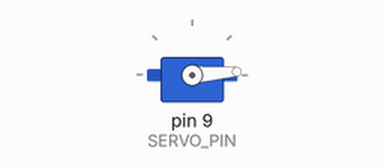
A sketch run on a simulated Arduino Uno, built with avr-gcc and run on an emulated ATmega328P. Parts: servo. What the sketch prints to the serial monitor is not drawn.

Above: at 0.55 s.
At 1.2 s:
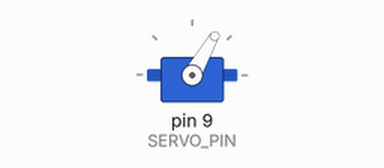
At 1.9 s:
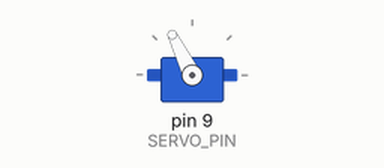
At 3.3 s:
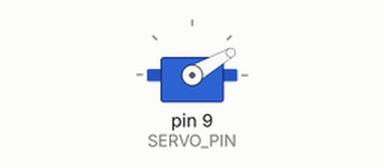
Timing chart, 0 to 7.0 s (numbered marks = the images above):
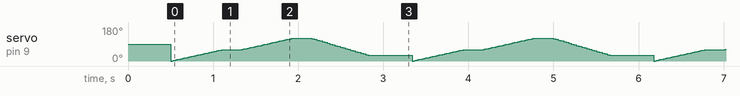

The sketch:

arduino_code.ino
```cpp
// Simple pick-and-place style sweep for a single-servo demo.
// Extend with multiple Servo objects for shoulder/elbow/gripper.

#include <Servo.h>
Servo arm;

const int SERVO_PIN = 9;

void setup() {
  arm.attach(SERVO_PIN);
  Serial.begin(9600);
  delay(500);
  Serial.println("Arm Ready");
}

void smoothMove(int fromDeg, int toDeg, int stepDelay) {
  if (toDeg >= fromDeg) {
    for (int pos = fromDeg; pos <= toDeg; pos += 2) {
      arm.write(pos);
      delay(stepDelay);
    }
  } else {
    for (int pos = fromDeg; pos >= toDeg; pos -= 2) {
      arm.write(pos);
      delay(stepDelay);
    }
  }
}

void loop() {
  // Example sequence
  smoothMove(0, 60, 20);   // approach pick
  delay(200);
  smoothMove(60, 120, 20); // move to place
  delay(200);
  smoothMove(120, 30, 15); // return
  delay(500);
}
```
